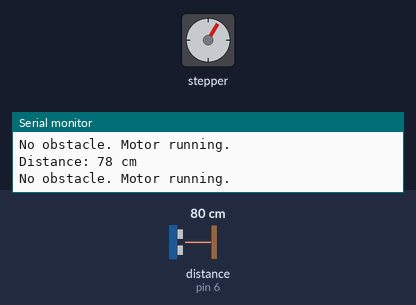
This sketch was run on a simulated Arduino Uno, built with avr-gcc and run on an emulated ATmega328P. On the bench: stepper motor, the last lines printed to the serial monitor. Wiring (inferred from the names in the program): ultrasonic range finder: trigger pin 7; echo pin 6. The inputs (shaded band) are chosen by the test bench; at power-on: distance to the obstacle (sensor on pin 6) 80 cm. The echo pulse lasts 58.3 µs per cm; stepper angles assume 2048 steps per turn.

Above: at 1.27 s.
1.3 s: distance to the obstacle (sensor on pin 6) set to 33 cm
4.3 s: distance to the obstacle (sensor on pin 6) set to 28 cm
At 4.8 s:
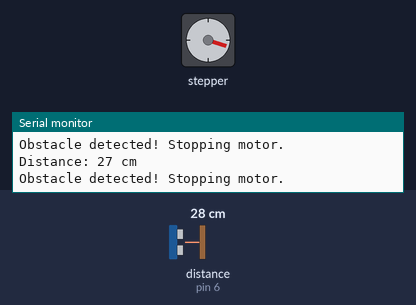
6.0 s: distance to the obstacle (sensor on pin 6) set to 60 cm
At 6.62 s:
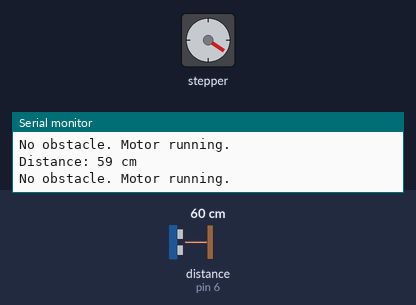
9.0 s: distance to the obstacle (sensor on pin 6) set to 2 cm
At 9.5 s:
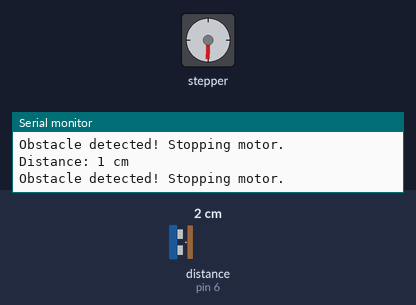
10.5 s: distance to the obstacle (sensor on pin 6) set to 120 cm
At 11.22 s:
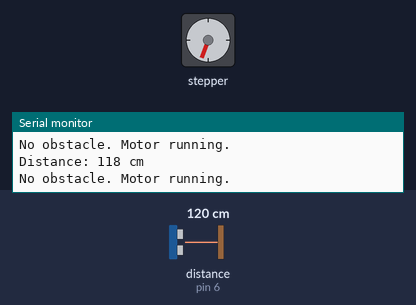
16.5 s: distance to the obstacle (sensor on pin 6) set to 4 cm
At 16.5 s:
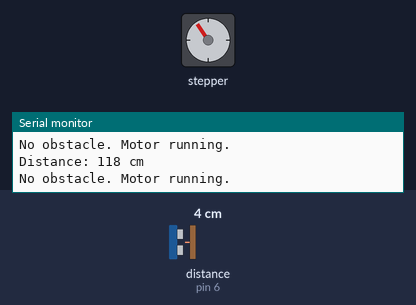
Timing chart, 0 to 19.0 s (numbered marks = the images above; inputs shaded):
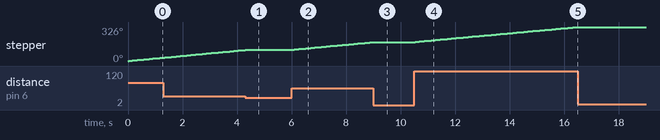

Measured:
- the behaviour switches between 31 and 30 cm on distance to the obstacle (sensor on pin 6) (found by bisection; images 0 and 1)
- after the input at 4.3 s, stepper: goes on until 4.3 s, then stays 108°
- after the input at 6.0 s, stepper: keeps turning clockwise at about 25°/s, starting after 0.09 s
- after the input at 9.0 s, stepper: goes on until 9.0 s, then stays 182°
- after the input at 10.5 s, stepper: keeps turning clockwise at about 24°/s, starting at once
- after the input at 16.5 s, stepper: stops changing and stays 326°

The sketch:

steppermotor.ino
```cpp
#include <Stepper.h>

const int stepsPerRevolution = 2048;

Stepper myStepper(stepsPerRevolution, 8, 11, 12, 13);

const int trigPin = 7;
const int echoPin = 6;

const int distanceThreshold = 30;

void setup() {

  myStepper.setSpeed(15);
  Serial.begin(9600);
  pinMode(trigPin, OUTPUT);
  pinMode(echoPin, INPUT);
}

void loop() {
  long distance = getDistance();

  Serial.print("Distance: ");
  Serial.print(distance);
  Serial.println(" cm");

  if (distance < distanceThreshold)
  {

    Serial.println("Obstacle detected! Stopping motor.");
    myStepper.step(0);
  }
  else {

    Serial.println("No obstacle. Motor running.");
    myStepper.step(stepsPerRevolution / 100);
  }

  delay(100);
}

long getDistance() {

  digitalWrite(trigPin, LOW);
  delayMicroseconds(2);
  digitalWrite(trigPin, HIGH);
  delayMicroseconds(10);
  digitalWrite(trigPin, LOW);


  long duration = pulseIn(echoPin, HIGH);

  long distance = duration * 0.034 / 2;

  return distance;
}
```
